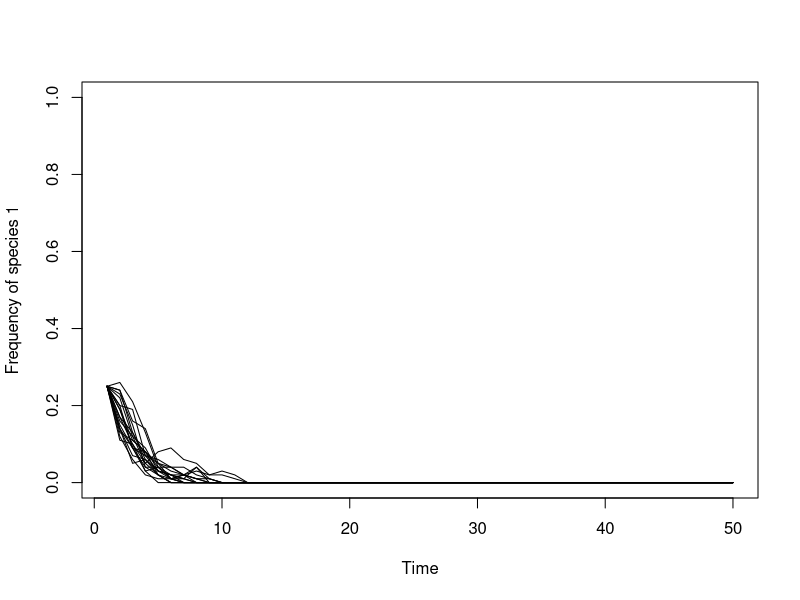
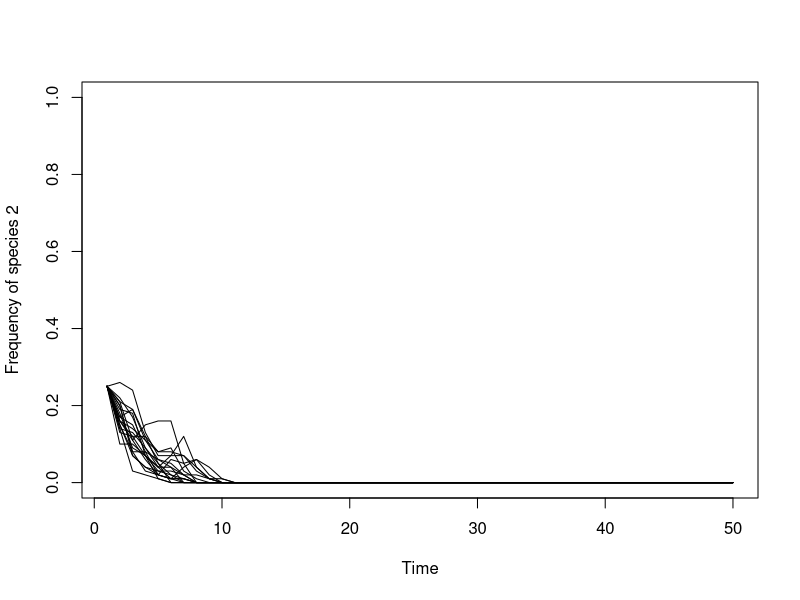
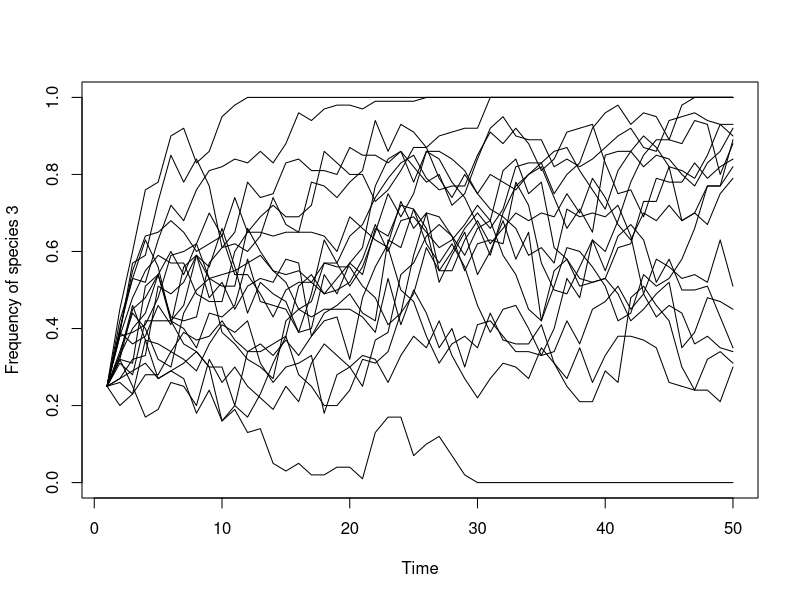
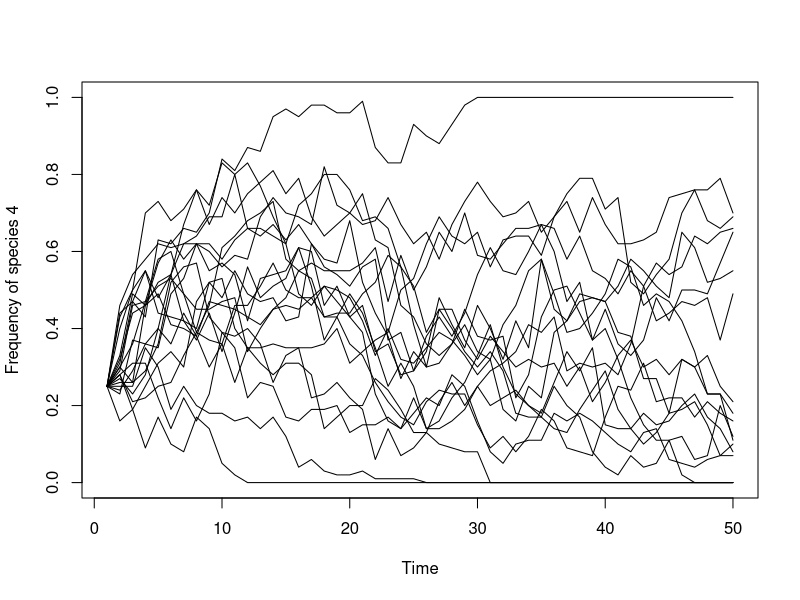

Generate these figures, in order, with R: (Note: a time limit stopped this script after it produced the figures.)
## ---- chunk 1

## specify the number of simulations, the number of years, and a matrix for output
num.sims <- 20 
num.years <- 50
num.sp <- 4
freq.mat.sims <- list()

## start a loop for each of num.sims independent simulations
for (j in 1:num.sims) {
  freq.mat <- matrix(nrow=num.years, ncol=num.sp)
  
  ## specify parameters and initial conditions
  J <- 100
  ## Set the initial species abundances to be all equal
  init.all <- rep(J/num.sp, num.sp)
   
  
  COM <- vector(length = J)
  ## Add all the species into the community vector instead of just two.
  start <- 0
  for ( i in 1:num.sp ) {
      COM[(start+1):(start + init.all[i])] <- i
      start <- start + init.all[i]
  }

  # COM[1:init.1] <- 1; COM[(init.1+1):J] <- 2
  year <- 2
  
  # first, make a vector of fitnesses-- can be any unit. Each value corresponds to each species
  fit.ratio.value <- c(1,1,2,2)
  # normalized fitness ratio where "1" is no difference
  fit.ratio.norm <- fit.ratio.value/mean(fit.ratio.value)
  freq.dep <- 0
  
  ## record data (frequency of species 1) for year 1
  # freq.1.mat[j,1] <- sum(COM==1)/J
  freq.mat[1,] <- table(COM)/J
  
  ## run simulation
  for (i in 1:(J*(num.years-1))) {
      
    freq.all <- colSums(sapply(1:num.sp, FUN=function(x) {COM==x}))/J #freq.1 <- sum(COM == 1) / J
    fit.ratio <- exp(freq.dep*(freq.all-1/num.sp) + log(fit.ratio.norm))
    Pr.all <- fit.ratio*freq.all/sum(fit.ratio*freq.all)
    
    COM[ceiling(J * runif(1))] <- sample(1:num.sp, 1, prob = Pr.all)

    ## record data    
    if (i %% J == 0) {
      freq.mat[year,] <- colSums(sapply(1:num.sp, FUN=function(x) {COM==x}))/J
      year <- year + 1
    }
  }
  freq.mat.sims[[j]] <- freq.mat
}

## graph the results; for each species
# Species 1
plot(1:num.years, freq.mat.sims[[1]][,1], type="l", xlab="Time", 
     ylab="Frequency of species 1", ylim=c(0,1))
for (i in 2:(num.sims-1)) {
    lines(1:num.years,freq.mat.sims[[i]][,1], type="l", ylim=c(0,1))
}
# Species 2
plot(1:num.years, freq.mat.sims[[1]][,2], type="l", xlab="Time", 
     ylab="Frequency of species 2", ylim=c(0,1))
for (i in 2:(num.sims-1)) {
    lines(1:num.years,freq.mat.sims[[i]][,2], type="l", ylim=c(0,1))
}
# Species 3
plot(1:num.years, freq.mat.sims[[1]][,3], type="l", xlab="Time", 
     ylab="Frequency of species 3", ylim=c(0,1))
for (i in 2:(num.sims-1)) {
    lines(1:num.years,freq.mat.sims[[i]][,3], type="l", ylim=c(0,1))
}
# Species 4
plot(1:num.years, freq.mat.sims[[1]][,4], type="l", xlab="Time", 
     ylab="Frequency of species 4", ylim=c(0,1))
for (i in 2:(num.sims-1)) {
    lines(1:num.years,freq.mat.sims[[i]][,4], type="l", ylim=c(0,1))
}

## ---- chunk 2
## specify the number of simulations, the number of years, and a matrix for output
num.sims <- 5 # number of independent simulations to run
num.years <- 50
num.sp <- 4 # number of species
freq.mat.sims <- list()

## start a loop for each of num.sims independent simulations
for (j in 1:num.sims) {

  freq.mat <- matrix(nrow=num.years, ncol=num.sp)
  ## specify parameters and initial conditions
  J <- 4000
  init.all <- rep(J/num.sp, num.sp)
  
  COM <- vector(length = J)
  ## Add all the species into the community vector instead of just two.
  start <- 0
  for ( i in 1:num.sp ) {
      COM[(start+1):(start + init.all[i])] <- i
      start <- start + init.all[i]
  }
  year <- 2

  freq.mat[1,] <- table(COM)/J 

  # set fitness ratios in each sequence of 20 years
  # raw fitness
  f20.value <- c(1,1.1,1,1.1)
  f20.norm <- f20.value/mean(f20.value)
  f20 <- cbind(matrix(f20.norm, nrow=num.sp, n=10), matrix(1/f20.norm, nrow=num.sp, n=10))
  fit.ratios <- matrix(rep(f20,times=(1+num.years/20)), nrow=num.sp)
 
  ## run simulation
  for (i in 1:(J*(num.years-1))) {
    freq.all <- colSums(sapply(1:num.sp, FUN=function(x) {COM==x}))/J
    # freq.1 <- sum(COM==1)/J; freq.2 <- 1 - freq.1
    fit.ratio <- fit.ratios[,year]
    Pr.all <- fit.ratio*freq.all/sum(fit.ratio*freq.all)
    COM[ceiling(J*runif(1))] <- sample(1:num.sp, 1, prob=Pr.all)

    ## record data     
    if (i %% J == 0) {
      freq.mat[year,] <- colSums(sapply(1:num.sp, FUN=function(x) {COM==x}))/J
      year <- year + 1
    }
  }
    freq.mat.sims[[j]] <- freq.mat
}

## graph the results

## graph the results; for each species
# Species 1
plot(1:num.years, freq.mat.sims[[1]][,1], type="l", xlab="Time", 
     ylab="Frequency of species 1", ylim=c(0,1))
for (i in 2:(num.sims-1)) {
    lines(1:num.years,freq.mat.sims[[i]][,1], type="l", ylim=c(0,1))
}
# Species 2
plot(1:num.years, freq.mat.sims[[1]][,2], type="l", xlab="Time", 
     ylab="Frequency of species 2", ylim=c(0,1))
for (i in 2:(num.sims-1)) {
    lines(1:num.years,freq.mat.sims[[i]][,2], type="l", ylim=c(0,1))
}
# Species 3
plot(1:num.years, freq.mat.sims[[1]][,3], type="l", xlab="Time", 
     ylab="Frequency of species 3", ylim=c(0,1))
for (i in 2:(num.sims-1)) {
    lines(1:num.years,freq.mat.sims[[i]][,3], type="l", ylim=c(0,1))
}
# Species 4
plot(1:num.years, freq.mat.sims[[1]][,4], type="l", xlab="Time", 
     ylab="Frequency of species 4", ylim=c(0,1))
for (i in 2:(num.sims-1)) {
    lines(1:num.years,freq.mat.sims[[i]][,4], type="l", ylim=c(0,1))
}

## ---- chunk 3
## specify parameters, initial conditions, and output vector
num.years <- 50
num.sp <- 4
freq.mat <- matrix(nrow=num.years, ncol=num.sp)

J <- 500
init.all <- rep(J/num.sp, num.sp)
COM <- vector(length = J)
## Add all the species into the community vector instead of just two.
start <- 0
for ( i in 1:num.sp ) {
    COM[(start+1):(start + init.all[i])] <- i
    start <- start + init.all[i]
}
year <- 2  

fit.ratio.value <- c(1,1,1,1)
fit.ratio.norm <- fit.ratio.value/mean(fit.ratio.value)
freq.dep <- -20
# can also change freq.dep for each species
freq.dep <- c(-10,-20,-10,-20)
  
## record data (frequency of species 1) for year 1
freq.mat[1,] <- sum(COM==1)/J

## run simulation  
for (i in 1:(num.years-1)) {
  freq.all <- colSums(sapply(1:num.sp, FUN=function(x) {COM==x}))/J
  fit.ratio <- exp(freq.dep*(freq.all-1/num.sp) + log(fit.ratio.norm))
  Pr.all <- fit.ratio*freq.all/sum(fit.ratio*freq.all)

  for (k in 1:J) {
    COM[ceiling(J*runif(1))] <- sample(1:num.sp, 1, prob=Pr.all)
  }
  
  ## record data
  freq.mat[year,] <- colSums(sapply(1:num.sp, FUN=function(x) {COM==x}))/J
  year <- year + 1
}

## graph the results
plot(1:num.years, freq.mat[,1], type="l", xlab="Time", 
     ylab="Frequency of species 1", ylim=c(0,1))
plot(1:num.years, freq.mat[,2], type="l", xlab="Time", 
     ylab="Frequency of species 2", ylim=c(0,1))
plot(1:num.years, freq.mat[,3], type="l", xlab="Time", 
     ylab="Frequency of species 3", ylim=c(0,1))
plot(1:num.years, freq.mat[,4], type="l", xlab="Time", 
     ylab="Frequency of species 4", ylim=c(0,1))

## ---- chunk 4
## specify parameters, initial conditions, and output matrix
num.years <- 50 
num.patch <- 10
num.sp <- 2
freq.mat <- matrix(nrow=num.years, ncol=num.sp)
freq.mat.patch <- rep(list(freq.mat),times=num.patch)

J <- 100 # number of individuals PER PATCH
init.all <- rep(J/num.sp, num.sp)

# make a list of multiple patches; each is a community. 
COM.list <- list()
for ( p in 1:num.patch ) {
  COM <- vector(length = J)
  ## Add all the species into the community vector instead of just two.
  start <- 0
  for ( i in 1:num.sp ) {
    COM[(start+1):(start + init.all[i])] <- i
    start <- start + init.all[i]
  }
  COM.list[[p]] <- COM
}
year <- 2 


# the dispersal
m <- 0
# you can make the fitness ratio in each patch different for each species
fit.ratio.value <- matrix(ncol=num.patch, nrow=num.sp)
fit.ratio.value[] <- 1
fit.ratio.norm <- apply(fit.ratio.value, MARGIN=2, FUN=function(patch) {patch/sum(patch)})
# you can make the freq dependencies different for each species in each patch
freq.dep <- matrix(ncol=num.patch,nrow=num.sp)
freq.dep[] <- 0
  
## record data (frequency of species 1) for year 1
patch.freq <- lapply(COM.list, function(patch) {table(patch)/J})
for ( p in 1:length(patch.freq) ) {
  freq.mat.patch[[p]][1,] <- patch.freq[[p]]
}

## run simulation
for (i in 1:(J*num.patch*(num.years-1))) {
  ## choose a patch where a death even will occur
  patch <- sample(1:num.patch,1)
  
  ## calculate the "reproductive success" of each species within its own patch
  Pr.all.bypatch <- list()
  for ( p in 1:num.patch) {
      Pr.all.bypatch[[p]] <-colSums(sapply(1:num.sp, FUN=function(x) {COM.list[[p]]==x}))/J
  }
  
  # #### OLD PROPOSAL 
  # ## Now, weight the probability of reproductive success of each species in each patch
  # # flat prior probability
  # Pr.all <- rep(1/num.sp, num.sp)
  # # (1-m)% of new recruits are coming from the local patch
  # freq.all <- Pr.all.bypatch[[patch]]
  # fit.ratio <- exp(freq.dep[,patch]*(freq.all-0.5) + log(fit.ratio.norm[,patch]))
  # Pr.all.local <-  fit.ratio*freq.all/sum(fit.ratio*freq.all)
  # 
  # # m% of new recruits are coming from metacommunity (except local patch)
  # Pr.all.meta.weighted <- rep(1, num.sp)
  # for ( p in 1:num.patch) {
  #     if ( p != patch ) {
  #         freq.all <- Pr.all.bypatch[[p]]
  #         fit.ratio <- exp(freq.dep[,p]*(freq.all-0.5) + log(fit.ratio.norm[,p]))
  #         Pr.all.meta <- fit.ratio*freq.all/sum(fit.ratio*freq.all)
  #         Pr.all.meta.weighted <- Pr.all.meta.weighted+Pr.all.meta
  #     }
  # }
  # Pr.all.meta.weighted <- Pr.all.meta.weighted/sum(Pr.all.meta.weighted)
  # 
  # Pr.all <- Pr.all.local*(1-m) + Pr.all.meta.weighted*m
  
  
  #### NEW PROPOSAL
  ## calculate Pr.1 if dispersal occurs
  if (runif(1) < m) {
      #total number in entire community
      freq.all <- colSums(sapply(1:num.sp, FUN=function(x) {unlist(COM.list)==x}))
      #members in local
      freq.patch <- colSums(sapply(1:num.sp, FUN=function(x) {COM.list[[patch]]==x}))
      # members in meta-local
      freq.all <- freq.all-freq.patch
      freq.all <- freq.all/sum(freq.all)
      # calculate fitness ratio
      fit.ratio <- exp(freq.dep[,patch]*(freq.all-0.5) + log(fit.ratio.norm[,patch]))
      # calculate Probability
      Pr.all <-  fit.ratio*freq.all/sum(fit.ratio*freq.all)
  } else {
  ## calculate only local 
    freq.all <- colSums(sapply(1:num.sp, FUN=function(x) {COM.list[[patch]]==x}))
    fit.ratio <- exp(freq.dep[,patch]*(freq.all-0.5) + log(fit.ratio.norm[,patch]))
      # calculate Probability
      Pr.all <-  fit.ratio*freq.all/sum(fit.ratio*freq.all)
  }
  
  
  
  COM.list[[patch]][ceiling(J*runif(1))] <- sample(1:num.sp, 1, prob=Pr.all) 

  ## record data  
  if (i %% (J*num.patch) == 0) {
    for ( p in 1:num.patch) {
      freq.mat.patch[[p]][year,] <- colSums(sapply(1:num.sp, FUN=function(x) {COM.list[[p]]==x}))/J
    }
    year <- year + 1 
  }
} 

## graph the results
plot(1:num.years, freq.mat.patch[[1]][,1], type="l", xlab="Time", 
     ylab="Frequency of species 1", ylim=c(0,1))
for (i in 2:(num.patch)) {
  lines(1:num.years,freq.mat.patch[[i]][,1], type="l", lty=1, ylim=c(0,1))
}

## ---- chunk 5
# the dispersal
for ( m in c(0,0.1,0.5,0.8,1)) {
    
    ## specify parameters, initial conditions, and output matrix
num.years <- 50 
num.patch <- 10
num.sp <- 2
freq.mat <- matrix(nrow=num.years, ncol=num.sp)
freq.mat.patch <- rep(list(freq.mat),times=num.patch)

J <- 200 # number of individuals PER PATCH
init.all <- rep(J/num.sp, num.sp)

# make a list of multiple patches; each is a community. 
COM.list <- list()
for ( p in 1:num.patch ) {
  COM <- vector(length = J)
  ## Add all the species into the community vector instead of just two.
  start <- 0
  for ( i in 1:num.sp ) {
    COM[(start+1):(start + init.all[i])] <- i
    start <- start + init.all[i]
  }
  COM.list[[p]] <- COM
}
year <- 2 
   # you can make the fitness ratio in each patch different for each species
fit.ratio.value <- matrix(ncol=num.patch, nrow=num.sp)
# fit.ratio.value[] <- 1
fit.ratio.value[] <- c(1.1,1,1,1.1)
fit.ratio.norm <- apply(fit.ratio.value, MARGIN=2, FUN=function(patch) {patch/sum(patch)})
# you can make the freq dependencies different for each species in each patch
freq.dep <- matrix(ncol=num.patch,nrow=num.sp)
freq.dep[] <- 0
  
## record data (frequency of species 1) for year 1
patch.freq <- lapply(COM.list, function(patch) {table(patch)/J})
for ( p in 1:length(patch.freq) ) {
  freq.mat.patch[[p]][1,] <- patch.freq[[p]]
}

## run simulation
for (i in 1:(J*num.patch*(num.years-1))) {
  ## choose a patch where a death even will occur
  patch <- sample(1:num.patch,1)
  
  ## calculate the "reproductive success" of each species within its own patch
  Pr.all.bypatch <- list()
  for ( p in 1:num.patch) {
      Pr.all.bypatch[[p]] <-colSums(sapply(1:num.sp, FUN=function(x) {COM.list[[p]]==x}))/J
  }
  # ## Now, weight the probability of reproductive success of each species in each patch
  # # flat prior probability
  # Pr.all <- rep(1/num.sp, num.sp)
  # # (1-m)% of new recruits are coming from the local patch
  # freq.all <- Pr.all.bypatch[[patch]]
  # fit.ratio <- exp(freq.dep[,patch]*(freq.all-0.5) + log(fit.ratio.norm[,patch]))
  # Pr.all.local <-  fit.ratio*freq.all/sum(fit.ratio*freq.all)
  # 
  # # m% of new recruits are coming from metacommunity (except local patch)
  # Pr.all.meta.weighted <- rep(1, num.sp)
  # for ( p in 1:num.patch) {
  #     if ( p != patch ) {
  #         freq.all <- Pr.all.bypatch[[p]]
  #         fit.ratio <- exp(freq.dep[,p]*(freq.all-0.5) + log(fit.ratio.norm[,p]))
  #         Pr.all.meta <- fit.ratio*freq.all/sum(fit.ratio*freq.all)
  #         Pr.all.meta.weighted <- Pr.all.meta.weighted+Pr.all.meta
  #     }
  # }
  # Pr.all.meta.weighted <- Pr.all.meta.weighted/sum(Pr.all.meta.weighted)
  # 
  # Pr.all <- Pr.all.local*(1-m) + Pr.all.meta.weighted*m
  # 
  
  
  #### NEW PROPOSAL
  ## calculate Pr.1 if dispersal occurs
  if (runif(1) < m) {
      #total number in entire community
      freq.all <- colSums(sapply(1:num.sp, FUN=function(x) {unlist(COM.list)==x}))
      #members in local
      freq.patch <- colSums(sapply(1:num.sp, FUN=function(x) {COM.list[[patch]]==x}))
      # members in meta-local
      freq.all <- freq.all-freq.patch
      freq.all <- freq.all/sum(freq.all)
      # calculate fitness ratio
      fit.ratio <- exp(freq.dep[,patch]*(freq.all-0.5) + log(fit.ratio.norm[,patch]))
      # calculate Probability
      Pr.all <-  fit.ratio*freq.all/sum(fit.ratio*freq.all)
  } else {
  ## calculate only local 
    freq.all <- colSums(sapply(1:num.sp, FUN=function(x) {COM.list[[patch]]==x}))
    fit.ratio <- exp(freq.dep[,patch]*(freq.all-0.5) + log(fit.ratio.norm[,patch]))
      # calculate Probability
      Pr.all <-  fit.ratio*freq.all/sum(fit.ratio*freq.all)
  }
  
  COM.list[[patch]][ceiling(J*runif(1))] <- sample(1:num.sp, 1, prob=Pr.all) 

  ## record data  
  if (i %% (J*num.patch) == 0) {
    for ( p in 1:num.patch) {
      freq.mat.patch[[p]][year,] <- colSums(sapply(1:num.sp, FUN=function(x) {COM.list[[p]]==x}))/J
    }
    year <- year + 1 
  }
} 

if (m == 0) {
    freq.mat.patch.0 <- freq.mat.patch
} else if (m == 0.1) {
    freq.mat.patch.0.1 <- freq.mat.patch
} else if (m== 0.5) {
    freq.mat.patch.0.5 <- freq.mat.patch
} else if ( m == 0.8) {
    freq.mat.patch.0.8 <- freq.mat.patch
} else if ( m == 1) {
    freq.mat.patch.1 <- freq.mat.patch
} 

}


## graph the results
par(mfrow=c(2,3))
plot(1:num.years, freq.mat.patch.0[[1]][,1], type="l", xlab="Time", 
     ylab="Frequency of species 1", ylim=c(0,1))
for (i in 2:(num.patch)) {
    lines(1:num.years,freq.mat.patch.0[[i]][,1], type="l", lty=1, ylim=c(0,1))
}
plot(1:num.years, freq.mat.patch.0.1[[1]][,1], type="l", xlab="Time", 
     ylab="Frequency of species 1", ylim=c(0,1))
for (i in 2:(num.patch)) {
    lines(1:num.years,freq.mat.patch.0.1[[i]][,1], type="l", lty=1, ylim=c(0,1))
}
plot(1:num.years, freq.mat.patch.0.5[[1]][,1], type="l", xlab="Time", 
     ylab="Frequency of species 1", ylim=c(0,1))
for (i in 2:(num.patch)) {
    lines(1:num.years,freq.mat.patch.0.5[[i]][,1], type="l", lty=1, ylim=c(0,1))
}
plot(1:num.years, freq.mat.patch.0.8[[1]][,1], type="l", xlab="Time", 
     ylab="Frequency of species 1", ylim=c(0,1))
for (i in 2:(num.patch)) {
    lines(1:num.years,freq.mat.patch.0.8[[i]][,1], type="l", lty=1, ylim=c(0,1))
}
plot(1:num.years, freq.mat.patch.1[[1]][,1], type="l", xlab="Time", 
     ylab="Frequency of species 1", ylim=c(0,1))
for (i in 2:(num.patch)) {
    lines(1:num.years,freq.mat.patch.1[[i]][,1], type="l", lty=1, ylim=c(0,1))
}
## ---- chunk 6
# the dispersal
for ( m in c(0,0.1,0.5,0.8,1)) {
    
    ## specify parameters, initial conditions, and output matrix
num.years <- 150
num.patch <- 10
num.sp <- 2
freq.mat <- matrix(nrow=num.years, ncol=num.sp)
freq.mat.patch <- rep(list(freq.mat),times=num.patch)

J <- 200 # number of individuals PER PATCH
init.all <- rep(J/num.sp, num.sp)

# make a list of multiple patches; each is a community. 
COM.list <- list()
for ( p in 1:num.patch ) {
  COM <- vector(length = J)
  ## Add all the species into the community vector instead of just two.
  start <- 0
  for ( i in 1:num.sp ) {
    COM[(start+1):(start + init.all[i])] <- i
    start <- start + init.all[i]
  }
  COM.list[[p]] <- COM
}
year <- 2 
   # you can make the fitness ratio in each patch different for each species
fit.ratio.value <- matrix(ncol=num.patch, nrow=num.sp)
# fit.ratio.value[] <- 1
fit.ratio.value[] <- c(1.1,1,1,1.2)
fit.ratio.norm <- apply(fit.ratio.value, MARGIN=2, FUN=function(patch) {patch/sum(patch)})
# you can make the freq dependencies different for each species in each patch
freq.dep <- matrix(ncol=num.patch,nrow=num.sp)
freq.dep[] <- 0
  
## record data (frequency of species 1) for year 1
patch.freq <- lapply(COM.list, function(patch) {table(patch)/J})
for ( p in 1:length(patch.freq) ) {
  freq.mat.patch[[p]][1,] <- patch.freq[[p]]
}

## run simulation
for (i in 1:(J*num.patch*(num.years-1))) {
  ## choose a patch where a death even will occur
  patch <- sample(1:num.patch,1)
  
  ## calculate the "reproductive success" of each species within its own patch
  Pr.all.bypatch <- list()
  for ( p in 1:num.patch) {
      Pr.all.bypatch[[p]] <-colSums(sapply(1:num.sp, FUN=function(x) {COM.list[[p]]==x}))/J
  }
  # ## Now, weight the probability of reproductive success of each species in each patch
  # # flat prior probability
  # Pr.all <- rep(1/num.sp, num.sp)
  # # (1-m)% of new recruits are coming from the local patch
  # freq.all <- Pr.all.bypatch[[patch]]
  # fit.ratio <- exp(freq.dep[,patch]*(freq.all-0.5) + log(fit.ratio.norm[,patch]))
  # Pr.all.local <-  fit.ratio*freq.all/sum(fit.ratio*freq.all)
  # 
  # # m% of new recruits are coming from metacommunity (except local patch)
  # Pr.all.meta.weighted <- rep(1, num.sp)
  # for ( p in 1:num.patch) {
  #     if ( p != patch ) {
  #         freq.all <- Pr.all.bypatch[[p]]
  #         fit.ratio <- exp(freq.dep[,p]*(freq.all-0.5) + log(fit.ratio.norm[,p]))
  #         Pr.all.meta <- fit.ratio*freq.all/sum(fit.ratio*freq.all)
  #         Pr.all.meta.weighted <- Pr.all.meta.weighted+Pr.all.meta
  #     }
  # }
  # Pr.all.meta.weighted <- Pr.all.meta.weighted/sum(Pr.all.meta.weighted)
  # 
  # Pr.all <- Pr.all.local*(1-m) + Pr.all.meta.weighted*m
  # 
  
  #### NEW PROPOSAL
  ## calculate Pr.1 if dispersal occurs
  if (runif(1) < m) {
      #total number in entire community
      freq.all <- colSums(sapply(1:num.sp, FUN=function(x) {unlist(COM.list)==x}))
      #members in local
      freq.patch <- colSums(sapply(1:num.sp, FUN=function(x) {COM.list[[patch]]==x}))
      # members in meta-local
      freq.all <- freq.all-freq.patch
      freq.all <- freq.all/sum(freq.all)
      # calculate fitness ratio
      fit.ratio <- exp(freq.dep[,patch]*(freq.all-0.5) + log(fit.ratio.norm[,patch]))
      # calculate Probability
      Pr.all <-  fit.ratio*freq.all/sum(fit.ratio*freq.all)
  } else {
  ## calculate only local 
    freq.all <- colSums(sapply(1:num.sp, FUN=function(x) {COM.list[[patch]]==x}))
    fit.ratio <- exp(freq.dep[,patch]*(freq.all-0.5) + log(fit.ratio.norm[,patch]))
      # calculate Probability
      Pr.all <-  fit.ratio*freq.all/sum(fit.ratio*freq.all)
  }
  
  COM.list[[patch]][ceiling(J*runif(1))] <- sample(1:num.sp, 1, prob=Pr.all) 

  ## record data  
  if (i %% (J*num.patch) == 0) {
    for ( p in 1:num.patch) {
      freq.mat.patch[[p]][year,] <- colSums(sapply(1:num.sp, FUN=function(x) {COM.list[[p]]==x}))/J
    }
    year <- year + 1 
  }
} 

if (m == 0) {
    freq.mat.patch.0 <- freq.mat.patch
} else if (m == 0.1) {
    freq.mat.patch.0.1 <- freq.mat.patch
} else if (m== 0.5) {
    freq.mat.patch.0.5 <- freq.mat.patch
} else if ( m == 0.8) {
    freq.mat.patch.0.8 <- freq.mat.patch
} else if ( m == 1) {
    freq.mat.patch.1 <- freq.mat.patch
} 

}


## graph the results
par(mfrow=c(2,3))
plot(1:num.years, freq.mat.patch.0[[1]][,1], type="l", xlab="Time", 
     ylab="Frequency of species 1", ylim=c(0,1))
for (i in 2:(num.patch)) {
    lines(1:num.years,freq.mat.patch.0[[i]][,1], type="l", lty=1, ylim=c(0,1))
}
plot(1:num.years, freq.mat.patch.0.1[[1]][,1], type="l", xlab="Time", 
     ylab="Frequency of species 1", ylim=c(0,1))
for (i in 2:(num.patch)) {
    lines(1:num.years,freq.mat.patch.0.1[[i]][,1], type="l", lty=1, ylim=c(0,1))
}
plot(1:num.years, freq.mat.patch.0.5[[1]][,1], type="l", xlab="Time", 
     ylab="Frequency of species 1", ylim=c(0,1))
for (i in 2:(num.patch)) {
    lines(1:num.years,freq.mat.patch.0.5[[i]][,1], type="l", lty=1, ylim=c(0,1))
}
plot(1:num.years, freq.mat.patch.0.8[[1]][,1], type="l", xlab="Time", 
     ylab="Frequency of species 1", ylim=c(0,1))
for (i in 2:(num.patch)) {
    lines(1:num.years,freq.mat.patch.0.8[[i]][,1], type="l", lty=1, ylim=c(0,1))
}
plot(1:num.years, freq.mat.patch.1[[1]][,1], type="l", xlab="Time", 
     ylab="Frequency of species 1", ylim=c(0,1))
for (i in 2:(num.patch)) {
    lines(1:num.years,freq.mat.patch.1[[i]][,1], type="l", lty=1, ylim=c(0,1))
}
